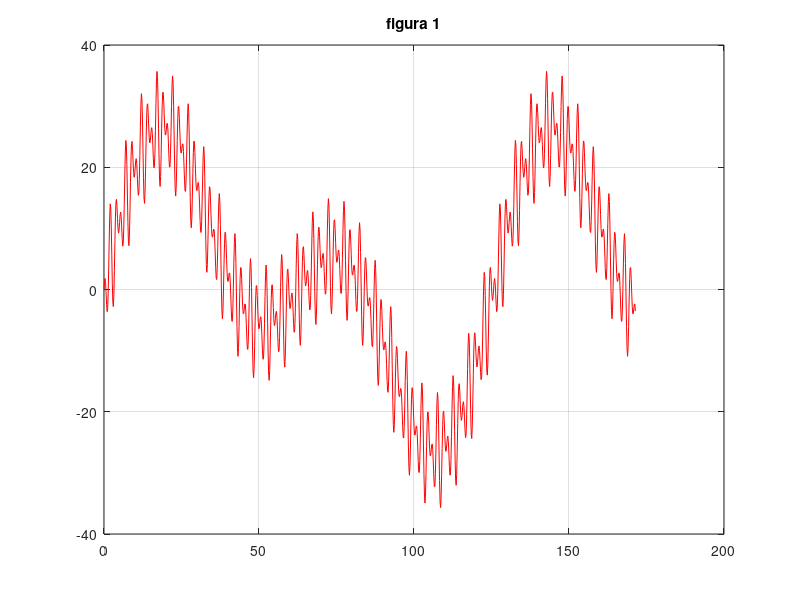
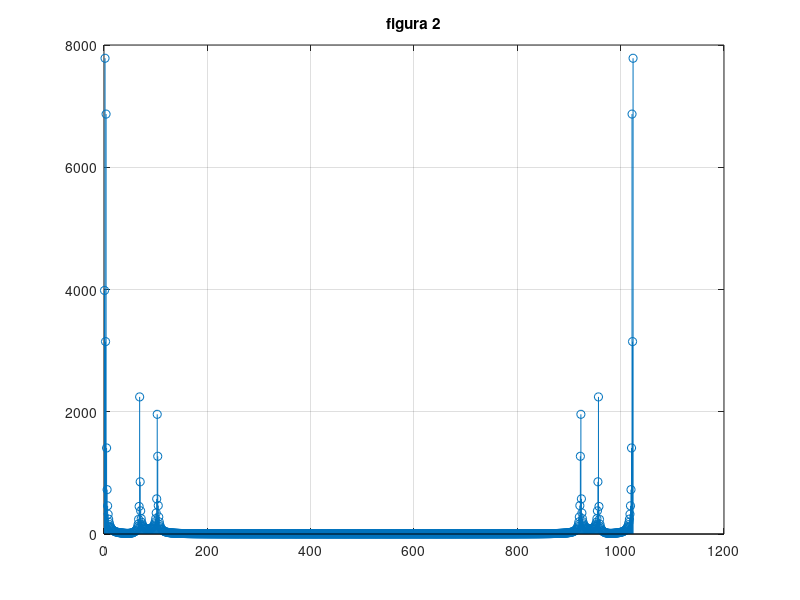
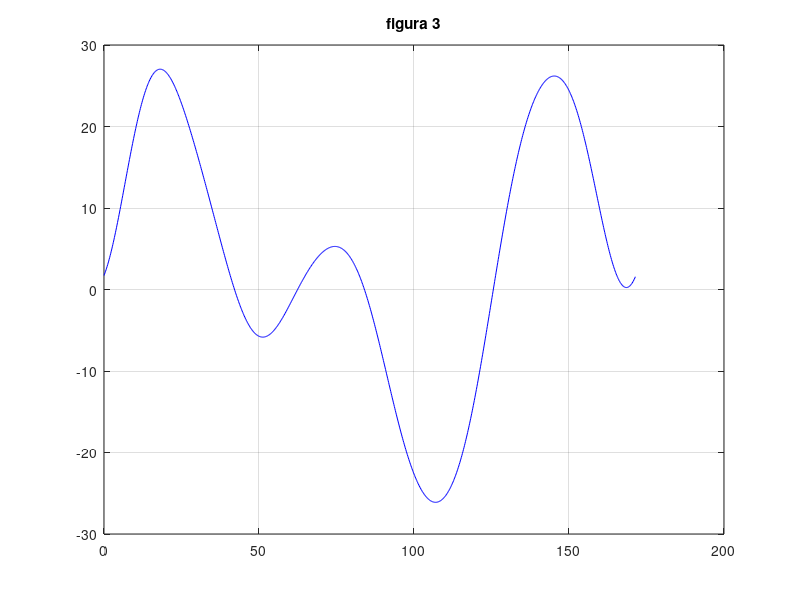
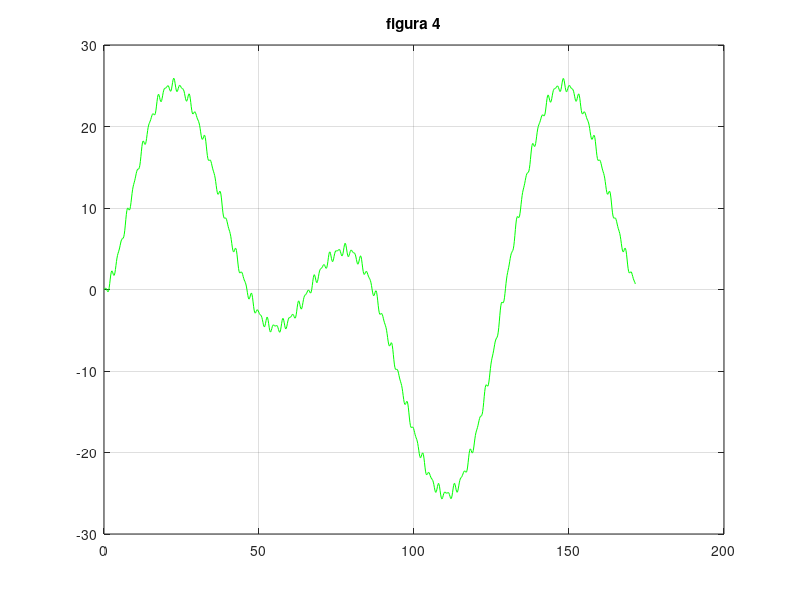

Source code (MATLAB) for these figures, in order:
function parcial2Burky_corregidoAdaptado
  # función g con datos brindados
  gn = load("parcial_2_3k10_2023.txt", "-ascii");

  # datos iniciales
  Dt=0.16755;
  t0=0;
  A1=1/4;

  N=length(gn); # para saber cantidad de datos, son 1024

  # vector tn (abscisas)
  for k=1:N
    tn(k)=t0+(k-1)*Dt;
  endfor

  ### GENERACIÓN DE LA FUNCIÓN DISCRETA DATO (ejercicio 1) ###
  figure(1)
  plot(tn,gn,'r')
  title('Generación de la función discreta dato')
  grid on
  title('figura 1')

  # valores máximos de tn y gn en el rango de tn

  tg_max=0;
  g_max=0;

  for i=1:(N/3)
    if(gn(i)>g_max)
      g_max = gn(i);
      tg_max = tn(i);
    endif
  endfor

  tg_max
  g_max

  ### TRANSFORMADA DISCRETA DE FOURIER (ejercicio 2) ###
  G_tdf=fft(gn,N);#Sacamos la transformada discreta de furier

  # para ver el módulo de cada una
  for k=1:N
    G_tdf_mod(k)=abs(G_tdf(k)); #para todos los valores obetenmos el valor absoluto
  endfor

  G_tdf_MAX = max(G_tdf_mod) # módulo de G_tdf punto maximo

  G_tdf_kc=0;
for k = 1:10
    if G_tdf_mod(k) > (0.05 * G_tdf_MAX)
        G_tdf_kc = G_tdf_mod(k);
        kc = k;
    endif
endfor

  G_tdf_kc
  kc

 figure(2)
  stem(abs(G_tdf))
  title('Transformada discreta de Fourier (módulo)')
  grid on
   title('figura 2')

### APROXIMACIÓN (ejercicio 3) ###
  m=kc;
  dim = 2*m+1;
  Tp = Dt*N;
  Dw = (2*pi)/Tp;
  w0 = (2*pi)/N;
  phi = zeros(N,dim);

   %%Frecuencias para cada Kw
    kw0(1) = 0;
    kw(1) = 0;

    %Calculo la matriz phi
    phi(:, 1) = 1;

  for k=1:m
    kw0(k + 1) = k * w0;
    kw(k + 1) = k * Dw;
    for j=1:N
      phi(j,2*k)=cos(k*w0*(j-1));
      phi(j,2*k+1)=sin(k*w0*(j-1));
    endfor
  endfor



  %Calculo los coeficientes alfa y b
    D = diag(diag(phi' * phi));
    b = phi' * gn;

  # vector a
  a=zeros(dim,1);
  for k = 1:(2 * m) + 1
        a(k, 1) = b(k) / D(k, k);
    end

  Pa=phi*a;

  tPa_max=0;
  Pa_max=0;

  for i=1:(N/3)
    if(Pa(i)>Pa_max)
      Pa_max = Pa(i);
      tPa_max = tn(i);
    endif
  endfor

  tPa_max
  Pa_max
  figure(3)
  plot(tn,Pa,'b')
  title('Aproximación con Pa')
  grid on
   title('figura 3')








  ### CONVOLUCIÓN (ejercicio 4) ###
  Tp = Dt*N;
  Dw = (2*pi)/Tp;
  p=kc*Dw;

  for i=1:N
    hn(i)=A1*exp((-p)*tn(i)); # función h para convolución
  endfor
  yc=Dt*conv(hn,gn); # queda en yc la convolución entre hn y gn

  figure(4)
  plot(tn,yc(1:N),'g')
  title('Convolución')
  grid on
   title('figura 4')

  tyc_max=0;
  yc_max=0;

  for i=1:(N/3)
    if(yc(i)>yc_max)
      yc_max = yc(i);
      tyc_max = tn(i);
    endif
  endfor

  tyc_max
  yc_max

   ### COMPARAR (ejercicio 5) ###
  figure(5)
  plot(tn,gn,'b',tn,Pa,'r') % tn,yc(1:N),'g')
  title('Comparación final')
  grid on
   title('figura 5')


endfunction
